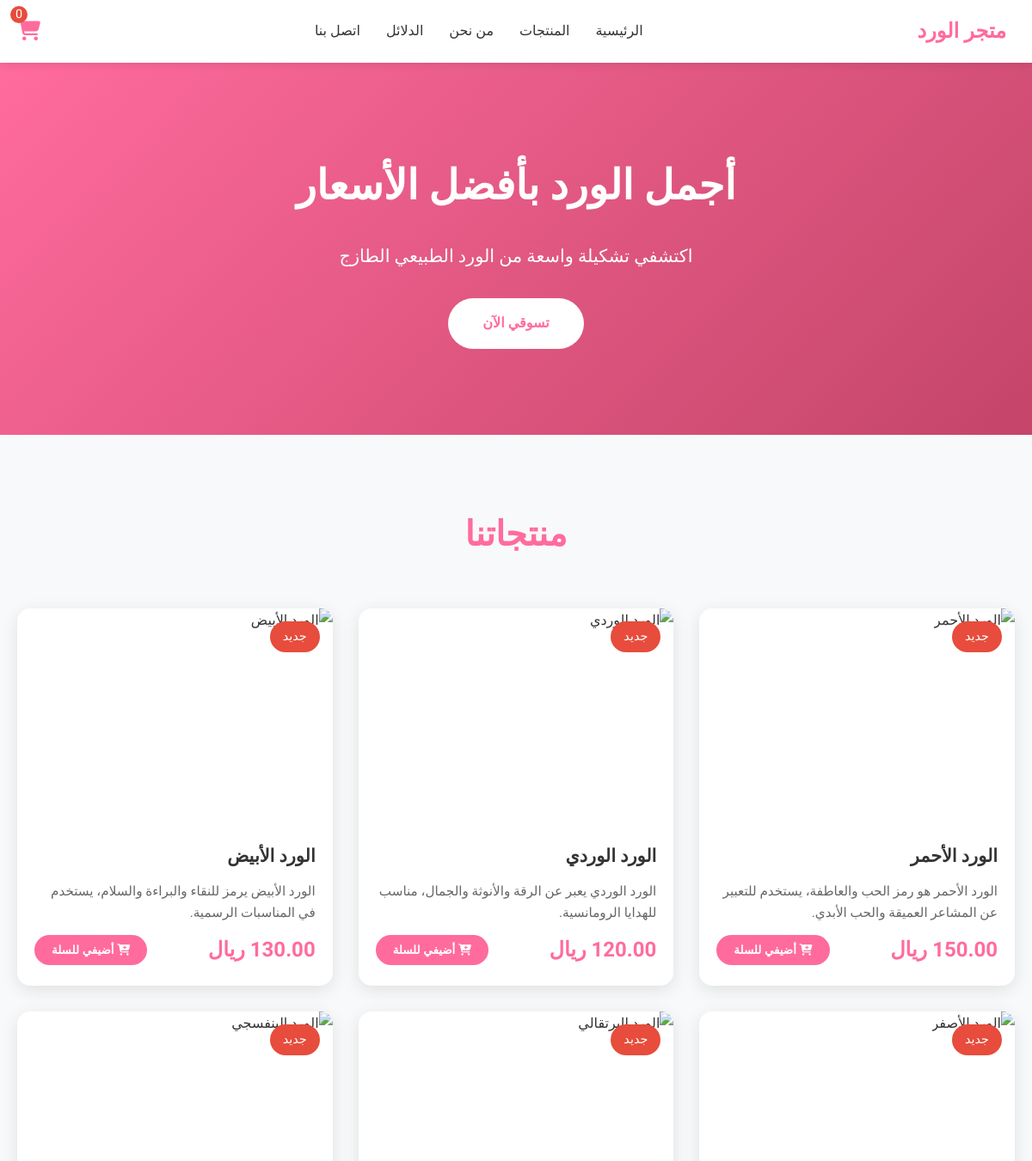
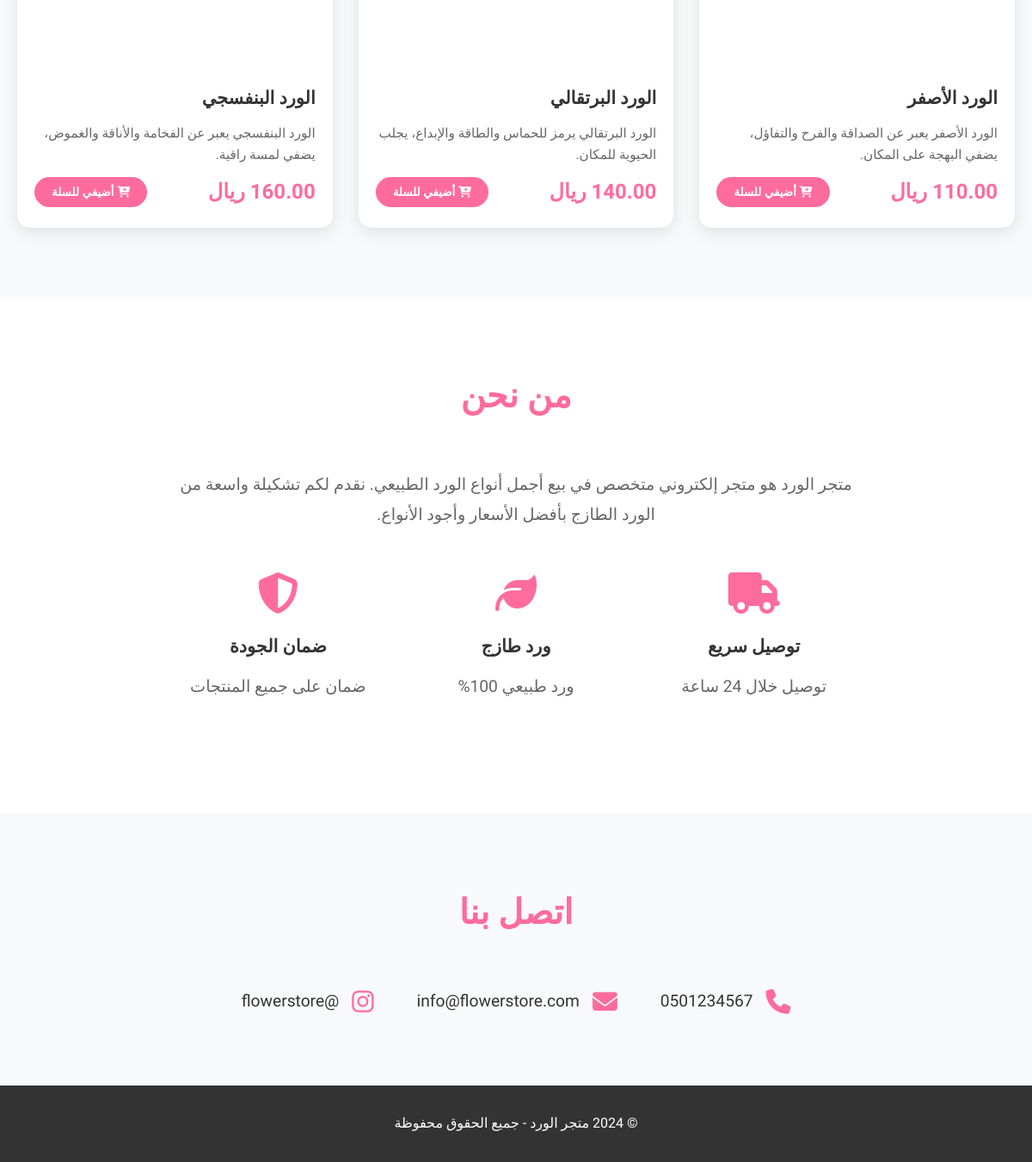
The page / on the database its author committed (2 pictures, top to bottom).
### tables this page shows
CREATE TABLE IF NOT EXISTS products (
    id INT AUTO_INCREMENT PRIMARY KEY,
    name VARCHAR(100) NOT NULL,
    description TEXT,
    price DECIMAL(10,2) NOT NULL,
    image_url VARCHAR(255),
    created_at TIMESTAMP DEFAULT CURRENT_TIMESTAMP
);

### index.php (the view, shortened to what this page needs)
<?php
require_once 'config.php';
$stmt = $pdo->query("SELECT * FROM products ORDER BY id");
$products = $stmt->fetchAll(PDO::FETCH_ASSOC);
?>
<!DOCTYPE html>
<html lang="ar" dir="rtl">
<head>
    <link rel="stylesheet" href="https://cdnjs.cloudflare.com/ajax/libs/font-awesome/6.5.1/css/all.min.css">
    <link rel="stylesheet" href="style.css">
</head>
<body>
    <nav class="navbar">
        <div class="container">
            <div class="logo">
                <span>متجر الورد</span>
            </div>
            <ul class="nav-menu">
                <li><a href="index.php#home">الرئيسية</a></li>
                <li><a href="index.php#products">المنتجات</a></li>
                <li><a href="index.php#about">من نحن</a></li>
                <li><a href="guides.php">الدلائل</a></li>
                <li><a href="index.php#contact">اتصل بنا</a></li>
            </ul>
            <div class="cart-icon">
                <i class="fas fa-shopping-cart"></i>
                <span class="cart-count">0</span>
            </div>
        </div>
    </nav>
    <section id="home" class="hero">
        <div class="hero-content">
            <h1>أجمل الورد بأفضل الأسعار</h1>
            <p>اكتشفي تشكيلة واسعة من الورد الطبيعي الطازج</p>
            <a href="#products" class="btn-primary">تسوقي الآن</a>
        </div>
    </section>
    <section id="products" class="products-section">
        <div class="container">
            <h2 class="section-title">منتجاتنا</h2>
            <div class="products-grid">
                <?php foreach ($products as $product): ?>
                <div class="product-card">
                    <div class="product-image">
                        <div class="product-badge">جديد</div>
                    </div>
                    <div class="product-info">
                        <h3><?php echo $product['name']; ?></h3>
                        <p class="product-description"><?php echo $product['description']; ?></p>
                        <div class="product-footer">
                            <span class="price"><?php echo $product['price']; ?> ريال</span>
                            <button class="btn-add-cart" onclick="addToCart(<?php echo $product['id']; ?>)">
                                <i class="fas fa-cart-plus"></i> أضيفي للسلة
                            </button>
                        </div>
                    </div>
                </div>
                <?php endforeach; ?>
            </div>
        </div>
    </section>
    <section id="about" class="about-section">
        <div class="container">
            <h2 class="section-title">من نحن</h2>
            <div class="about-content">
                <p>متجر الورد هو متجر إلكتروني متخصص في بيع أجمل أنواع الورد الطبيعي. نقدم لكم تشكيلة واسعة من الورد الطازج بأفضل الأسعار وأجود الأنواع.</p>
                <div class="features">
                    <div class="feature">
                        <i class="fas fa-truck"></i>
                        <h4>توصيل سريع</h4>
                        <p>توصيل خلال 24 ساعة</p>
                    </div>
                    <div class="feature">
                        <i class="fas fa-leaf"></i>
                        <h4>ورد طازج</h4>
                        <p>ورد طبيعي 100%</p>
                    </div>
                    <div class="feature">
                        <i class="fas fa-shield-alt"></i>
                        <h4>ضمان الجودة</h4>
                        <p>ضمان على جميع المنتجات</p>
                    </div>
                </div>
            </div>
        </div>
    </section>
    <section id="contact" class="contact-section">
        <div class="container">
            <h2 class="section-title">اتصل بنا</h2>
            <div class="contact-content">
                <div class="contact-info">
                    <div class="contact-item">
                        <i class="fas fa-phone"></i>
                        <span>0501234567</span>
                    </div>
                    <div class="contact-item">
                        <i class="fas fa-envelope"></i>
                        <span>info@flowerstore.com</span>
                    </div>
                    <div class="contact-item">
                        <i class="fab fa-instagram"></i>
                        <span>@flowerstore</span>
                    </div>
                </div>
            </div>
        </div>
    </section>
    <footer class="footer">
        <div class="container">
            <p>&copy; 2024 متجر الورد - جميع الحقوق محفوظة</p>
        </div>
    </footer>
</body>
</html>

### style.css (style rules this page uses)
* { margin: 0; padding: 0; box-sizing: border-box; }
body { font-family: 'IBM Plex Sans Arabic', Arial, sans-serif; background: #f8f9fa; color: #333; line-height: 1.8; }
.container { max-width: 1200px; margin: 0 auto; padding: 0 20px; }
.navbar { background: white; box-shadow: 0 2px 10px rgba(0, 0, 0, 0.1); position: sticky; top: 0; z-index: 1000; padding: 15px 0; }
.navbar .container { display: flex; justify-content: space-between; align-items: center; }
.logo { display: flex; align-items: center; gap: 10px; font-size: 1.5em; font-weight: 700; color: #ff6b9d; }
.nav-menu { display: flex; list-style: none; gap: 30px; }
.nav-menu a { text-decoration: none; color: #333; font-weight: 500; transition: color 0.3s; }
.cart-icon { position: relative; font-size: 1.5em; color: #ff6b9d; cursor: pointer; }
.cart-count { position: absolute; top: -8px; left: -8px; background: #e74c3c; color: white; border-radius: 50%; width: 20px; height: 20px; display: flex; align-items: center; justify-content: center; font-size: 0.6em; }
.hero { background: linear-gradient(135deg, #ff6b9d 0%, #c44569 100%); color: white; padding: 100px 20px; text-align: center; }
.hero-content h1 { font-size: 3em; margin-bottom: 20px; font-weight: 700; }
.hero-content p { font-size: 1.3em; margin-bottom: 30px; }
.btn-primary { background: white; color: #ff6b9d; padding: 15px 40px; border-radius: 30px; text-decoration: none; font-weight: 600; display: inline-block; transition: transform 0.3s; }
.products-section { padding: 80px 0; }
.section-title { text-align: center; font-size: 2.5em; color: #ff6b9d; margin-bottom: 50px; font-weight: 700; }
.products-grid { display: grid; grid-template-columns: repeat(auto-fit, minmax(280px, 1fr)); gap: 30px; }
.product-card { background: white; border-radius: 15px; overflow: hidden; box-shadow: 0 5px 20px rgba(0, 0, 0, 0.1); transition: transform 0.3s; }
.product-image { position: relative; height: 250px; overflow: hidden; }
.product-badge { position: absolute; top: 15px; right: 15px; background: #e74c3c; color: white; padding: 5px 15px; border-radius: 20px; font-size: 0.9em; }
.product-info { padding: 20px; }
.product-info h3 { color: #333; margin-bottom: 10px; font-size: 1.3em; }
.product-description { color: #666; margin-bottom: 10px; font-size: 0.95em; line-height: 1.6; }
.product-footer { display: flex; justify-content: space-between; align-items: center; }
.price { font-size: 1.5em; font-weight: 700; color: #ff6b9d; }
.btn-add-cart { background: #ff6b9d; color: white; border: none; padding: 10px 20px; border-radius: 25px; cursor: pointer; font-weight: 600; transition: background 0.3s; }
.about-section { padding: 80px 0; background: white; }
.about-content { text-align: center; max-width: 800px; margin: 0 auto; }
.about-content p { font-size: 1.2em; color: #666; margin-bottom: 50px; }
.features { display: grid; grid-template-columns: repeat(auto-fit, minmax(200px, 1fr)); gap: 30px; margin-top: 50px; }
.feature { text-align: center; }
.feature i { font-size: 3em; color: #ff6b9d; margin-bottom: 20px; }
.feature h4 { margin-bottom: 10px; font-size: 1.3em; }
.feature p { color: #666; }
.contact-section { padding: 80px 0; }
.contact-content { text-align: center; }
.contact-info { display: flex; justify-content: center; gap: 50px; flex-wrap: wrap; }
.contact-item { display: flex; align-items: center; gap: 15px; font-size: 1.2em; }
.contact-item i { color: #ff6b9d; font-size: 1.5em; }
.footer { background: #333; color: white; text-align: center; padding: 30px 0; }

### rows shown on the page
products: name "الورد الأحمر", description "الورد الأحمر هو رمز الحب والعاطفة، يستخدم للتعبير عن المشاعر العميقة والحب الأبدي."
products: name "الورد الوردي", description "الورد الوردي يعبر عن الرقة والأنوثة والجمال، مناسب للهدايا الرومانسية."
products: name "الورد الأبيض", description "الورد الأبيض يرمز للنقاء والبراءة والسلام، يستخدم في المناسبات الرسمية.", price "130.00"
products: name "الورد الأصفر", description "الورد الأصفر يعبر عن الصداقة والفرح والتفاؤل، يضفي البهجة على المكان."
products: name "الورد البرتقالي", description "الورد البرتقالي يرمز للحماس والطاقة والإبداع، يجلب الحيوية للمكان."
products: name "الورد البنفسجي", description "الورد البنفسجي يعبر عن الفخامة والأناقة والغموض، يضفي لمسة راقية.", price "160.00"
